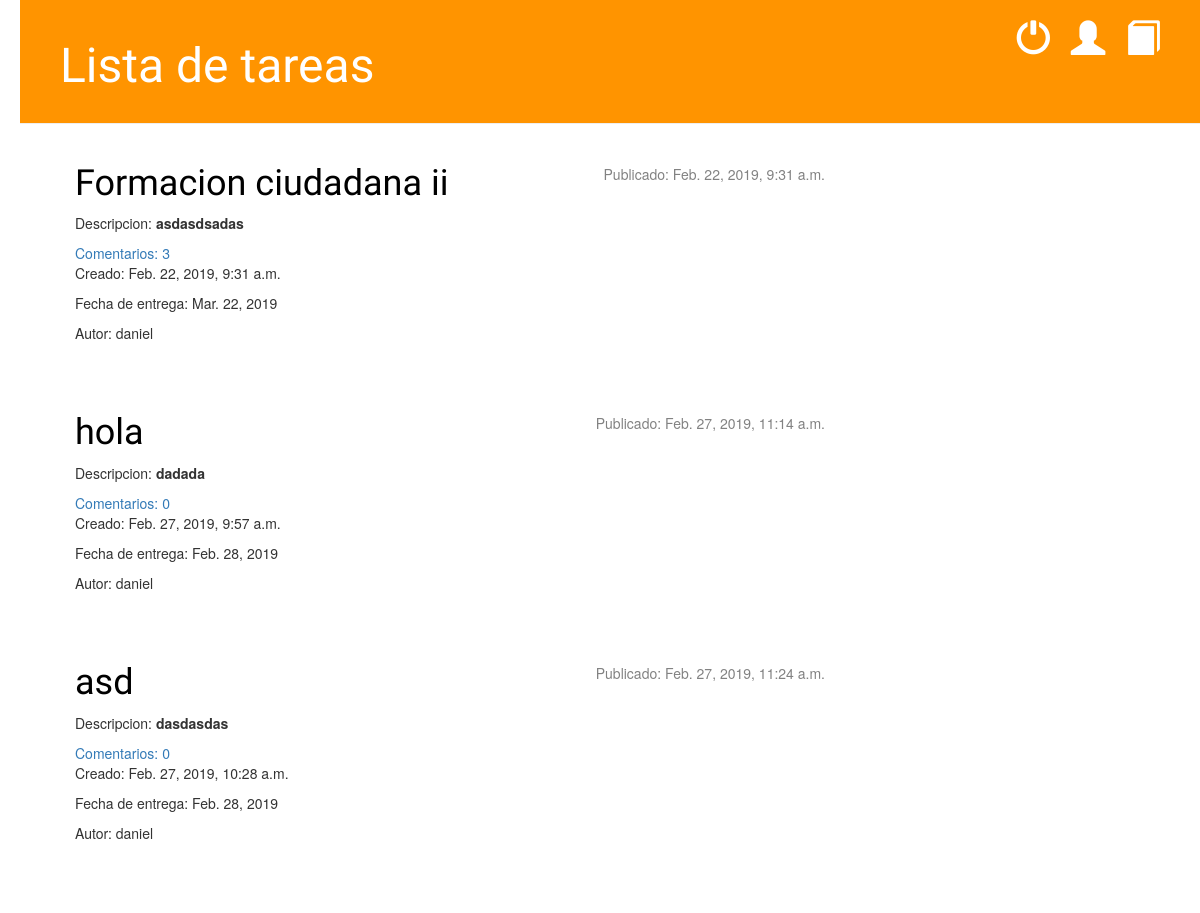
The page / on the database its author committed.
### blog/models.py (models this page shows, shortened)
class Post(models.Model):
    author= models.ForeignKey('auth.User', on_delete=models.CASCADE)
    title= models.CharField(max_length=200)
    text= models.TextField()
    create_date= models.DateTimeField(default=timezone.now)
    entrega_date= models.DateField()
    published_date= models.DateTimeField(blank= True, null=True)
    def approved_comments(self):
        return self.comments.filter(approved_comment=True)

### blog/views.py (the view)
# urls.py: url(r'^$', views.PostList.as_view(), name='post_list'),
class PostList(ListView):
    model = Post
    context_object_name = "posts"

### blog/templates/blog/post_list.html
{% extends 'blog/base.html' %}
    {% block content %}
        {% for post in posts %}
                <div class="post">
                    {% if post.published_date%}
                    <div class="date">
                        <p> Publicado: {{ post.published_date }} </p>
                    </div>
                    <h1><a href="{% url 'post_detail' pk=post.pk %}">{{ post.title }}</a></h1>
                    <p>Descripcion: <strong>{{ post.text|linebreaksbr }}</strong> </p>
                    <a href="{% url 'post_detail' pk=post.pk %}">Comentarios: {{ post.approved_comments.count}}</a>
                    <p> Creado: {{ post.create_date }} </p>
                    <p> Fecha de entrega: {{post.entrega_date}}</p>
                    <p> Autor: {{post.author}}</p>
                {% endif %}
            </div>
        {% endfor %}
    {% endblock %}

### blog/static/css/blog.css (style rules this page uses)
h1, h2, h3, h4 { font-family: 'Lobster', cursive; }
.date { float: right; color: #828282; }
.post { margin-bottom: 70px; }
.post h1 a, .post h1 a:visited { color: #000000; }
body { padding-left: 20px; background: white }

### rows shown on the page
Post: published_date "Feb. 22, 2019, 9:31 a.m.", title "Formacion ciudadana ii", text "asdasdsadas", approved_comments.count "3", create_date "Feb. 22, 2019, 9:31 a.m.", entrega_date "Mar. 22, 2019", author "daniel"
Post: published_date "Feb. 27, 2019, 11:14 a.m.", title "hola", text "dadada", approved_comments.count "0", create_date "Feb. 27, 2019, 9:57 a.m.", entrega_date "Feb. 28, 2019", author "daniel"
Post: published_date "Feb. 27, 2019, 11:24 a.m.", title "asd", text "dasdasdas", approved_comments.count "0", create_date "Feb. 27, 2019, 10:28 a.m.", entrega_date "Feb. 28, 2019", author "daniel"
